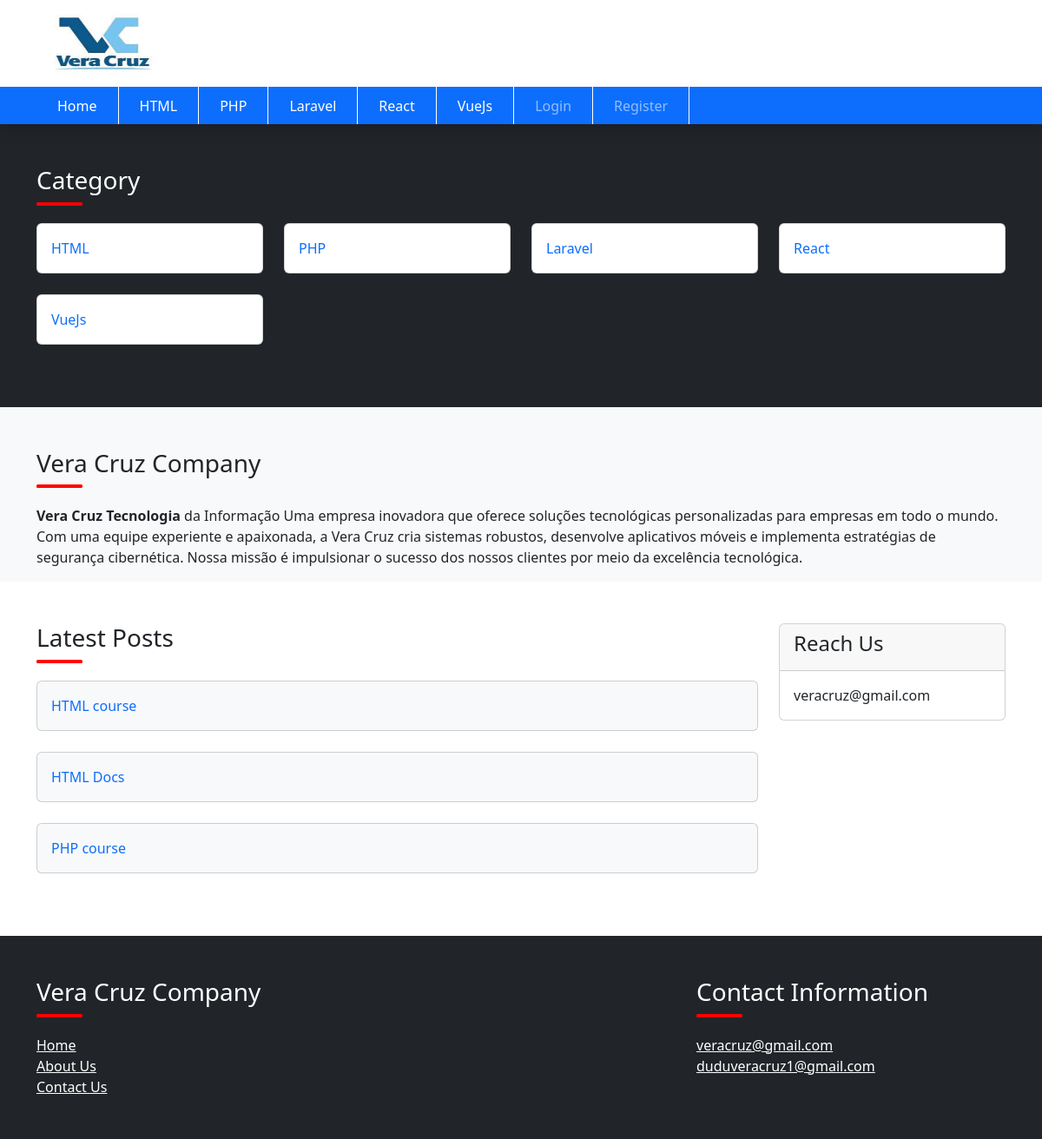
The page / on the database its author committed.
### tables this page shows
CREATE TABLE `categories` (
  `id` int(11) NOT NULL,
  `name` varchar(191) NOT NULL,
  `slug` varchar(191) NOT NULL,
  `description` text DEFAULT NULL,
  `meta_title` varchar(191) NOT NULL,
  `meta_description` mediumtext DEFAULT NULL,
  `meta_keyword` mediumtext DEFAULT NULL,
  `navbar_status` tinyint(1) DEFAULT 0,
  `status` tinyint(1) DEFAULT 0 COMMENT '0=visible, 1=hidden, 2=deleted',
  `created_at` timestamp NULL DEFAULT current_timestamp()
);

CREATE TABLE `posts` (
  `id` int(11) NOT NULL,
  `category_id` int(11) NOT NULL,
  `name` varchar(191) NOT NULL,
  `slug` varchar(191) NOT NULL,
  `description` text DEFAULT NULL,
  `image` text DEFAULT NULL,
  `meta_title` varchar(191) NOT NULL,
  `meta_description` mediumtext NOT NULL,
  `meta_keyword` mediumtext NOT NULL,
  `status` tinyint(1) DEFAULT 0,
  `created_at` timestamp NULL DEFAULT current_timestamp()
);

### index.php (the view, shortened to what this page needs)
<?php
  include('includes/config.php');
  include('includes/header.php');
  include('includes/navbar.php');
?>
<div class="py-5 bg-dark">
  <div class="container">
    <div class="row">
      <div class="col-md-12">
        <h3 class="text-white">Category</h3>
        <div class="underline"></div>
      </div>
      <?php
        $home_categories_query = "SELECT * FROM categories
        WHERE navbar_status = '0' AND status = '0' LIMIT 12";
        $home_categories_result = mysqli_query($con,$home_categories_query);
      ?>
      <?php if(mysqli_num_rows($home_categories_result) > 0): ?>
        <?php foreach($home_categories_result as $homeCatItem): ?>
          <div class="col-md-3 mb-4">
            <a class="text-decoration-none" href="category.php?title=<?= $homeCatItem['slug']?>">
              <div class="card card-body">
                <?= $homeCatItem['name']?>
              </div>
            </a>
          </div>
        <?php endforeach ?>
      <?php endif?>
    </div>
  </div>
</div>
<div class="pt-5 bg-light">
  <div class="container">
    <div class="row">
      <div class="col-md-12">
        <h3 class="text-dark">Vera Cruz Company</h3>
        <div class="underline"></div>
        <p>
          <strong>Vera Cruz Tecnologia</strong> da Informação Uma empresa inovadora que oferece soluções tecnológicas personalizadas para empresas em todo o mundo. Com uma equipe experiente e apaixonada, a Vera Cruz cria sistemas robustos, desenvolve aplicativos móveis e implementa estratégias de segurança cibernética. Nossa missão é impulsionar o sucesso dos nossos clientes por meio da excelência tecnológica.
        </p>
      </div>
  </div>
</div>
<div class="py-5 bg-white">
  <div class="container">
    <div class="row">
      <div class="col-md-9">
        <h3 class="text-dark">Latest Posts</h3>
        <div class="underline"></div>
        <?php
          $home_posts_query = "SELECT * FROM posts
          WHERE status = '0' LIMIT 12";
          $home_posts_result = mysqli_query($con,$home_posts_query);
        ?>
        <?php if(mysqli_num_rows($home_posts_result) > 0): ?>
          <?php foreach($home_posts_result as $homePostItem): ?>
            <div class="mb-4">
              <a class="text-decoration-none" href="post.php?title=<?= $homePostItem['slug']?>">
                <div class="card card-body bg-light">
                  <?= $homePostItem['name']?>
                </div>
              </a>
            </div>
          <?php endforeach ?>
        <?php endif?>
      </div>
      <div class="col-md-3">
        <div class="card">
          <div class="card-header">
            <h4>Reach Us</h4>
          </div>
          <div class="card-body">
            veracruz@gmail.com
          </div>
        </div>
      </div>
    </div>
  </div>
</div>
<?php
  include('includes/footer.php')
?>

### includes/navbar.php (shortened to what this page needs)
<?php
  $navbar_categories_query = "SELECT * FROM categories
  WHERE navbar_status = '0' AND status = '0'";
  $navbar_categories_result = mysqli_query($con,$navbar_categories_query);
?>
<div class="container">
  <div class="row">
    <div class="col-md-3">
      <img height="100px" width="150px" src="admin/assets/img/logo.jpeg" alt="logo">
    </div>
    <div class="col-md-9">
    </div>
  </div>
</div>
<nav class="navbar navbar-expand-lg navbar-dark bg-primary shadow sticky-top">
  <div class="container">
    <div class="collapse navbar-collapse" id="navbarSupportedContent">
      <ul class="navbar-nav me-auto mb-2 mb-lg-0">
        <li class="nav-item">
          <a class="nav-link text-white" href="index.php">Home</a>
        </li>
        <?php if(mysqli_num_rows($navbar_categories_result) > 0): ?>
          <?php foreach($navbar_categories_result as $navItem): ?>
            <li class="nav-item">
              <a class="nav-link text-white" href="category.php?title=<?= $navItem['slug']?>"><?= $navItem['name']?></a>
            </li>
          <?php endforeach ?>
        <?php endif?>
        <?php if(isset($_SESSION['auth_user'])) : ?>
          <li class="nav-item dropdown">
            <a class="nav-link dropdown-toggle" href="#" role="button" data-bs-toggle="dropdown" aria-expanded="false">
              <?= $_SESSION['auth_user']['user_name'] ?>
            </a>
            <ul class="dropdown-menu">
              <li><a class="dropdown-item" href="#">My Profile</a></li>
              <li>
                <?php include('logoutbutton.php') ?>
              </li>
            </ul>
          </li>
        <?php else : ?>
          <li class="nav-item">
            <a class="nav-link" href="./login.php">Login</a>
          </li>
          <li class="nav-item">
            <a class="nav-link" href="./register.php">Register</a>
          </li>
        <?php endif ?>
      </ul>
    </div>
  </div>
</nav>

### assets/custom.css (style rules this page uses)
.underline { width: 3.3rem; height: .25rem; background-color: red; margin-bottom: 1.25rem; border-radius: .1rem; }

### rows shown on the page
categories: name "HTML"
categories: name "PHP"
categories: name "Laravel"
categories: name "React"
categories: name "VueJs"
posts: name "HTML course"
posts: name "HTML Docs"
posts: name "PHP course"
